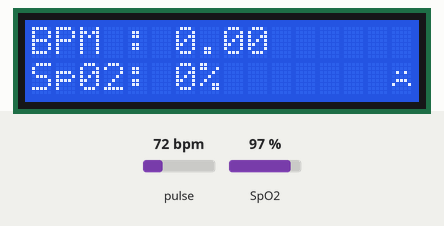
Bench run of a sketch on a simulated Arduino Uno, built with avr-gcc and run on an emulated ATmega328P. Parts: 16×2 character LCD. The inputs (shaded band) are chosen by the test bench; at power-on: SpO2 97 %, pulse 72 bpm. What the sketch prints to the serial monitor is not drawn.

Above: at 3.3 s.
3.4 s: SpO2 set to 94 %
At 5.3 s:
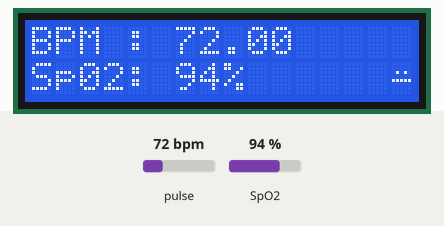
5.6 s: SpO2 set to 100 %
At 7.4 s:
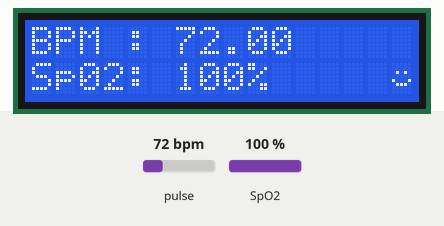
7.7 s: pulse set to 42 bpm
At 8.6 s:
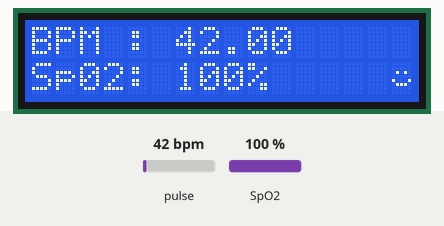
9.7 s: pulse set to 70 bpm
At 10.8 s:
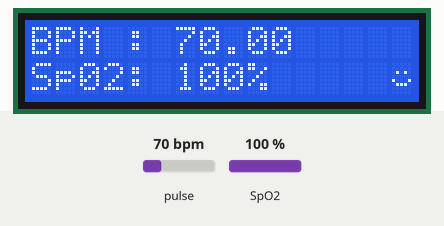
Timing chart, 0 to 12.7 s (numbered marks = the images above; inputs shaded):
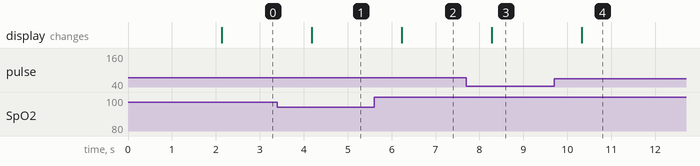

The sketch:

Pluse_Oximeter__1_.ino
```cpp
#include <LiquidCrystal_I2C.h>
#include <Wire.h>
#include "MAX30100_PulseOximeter.h"

#define REPORTING_PERIOD_MS     1000

LiquidCrystal_I2C lcd(0x27, 16, 2);


byte smile[] = {
  B00000,
  B00000,
  B01010,
  B00000,
  B10001,
  B01110,
  B00000,
  B00000
};
byte mod[] = {
  B00000,
  B00000,
  B01010,
  B00000,
  B11111,
  B00000,
  B00000,
  B00000
};
byte sad[] = {
  B00000,
  B00000,
  B01010,
  B00000,
  B01110,
  B10001,
  B00000,
  B00000
};

PulseOximeter pox;
uint32_t tsLastReport = 0;

void onBeatDetected()
{

  Serial.println("Beat!!!");

}

void setup()
{
  Serial.begin(115200);
  lcd.init();
  lcd.backlight();
  lcd.createChar(1 , smile);
  lcd.createChar(2 , mod);
  lcd.createChar(3 , sad);
  lcd.setCursor(0, 0);
  lcd.print("      Pluse");
  lcd.setCursor(0, 1);
  lcd.print("    Oximeter");
  delay(2000);

  if (!pox.begin()) {
    Serial.println("FAILED");
    for (;;);
  } else {
    Serial.println("SUCCESS");
  }
  pox.setIRLedCurrent(MAX30100_LED_CURR_7_6MA);

  pox.setOnBeatDetectedCallback(onBeatDetected);
}

void loop()
{
  pox.update();
  if (millis() - tsLastReport > REPORTING_PERIOD_MS) {

    lcd.clear();
    lcd.setCursor(0 , 0);
    lcd.print("BPM : ");
    lcd.print(pox.getHeartRate());
    lcd.setCursor(0 , 1);
    lcd.print("Sp02: ");
    lcd.print(pox.getSpO2());
    lcd.print("%");
    tsLastReport = millis();

    if (pox.getSpO2() >= 96) {
      lcd.setCursor(15 , 1);
      lcd.write(1);
    }
    else if (pox.getSpO2() <= 95 && pox.getSpO2() >= 91) {
      lcd.setCursor(15 , 1);
      lcd.write(2);
    }
    else if (pox.getSpO2() <= 90) {
      lcd.setCursor(15 , 1);
      lcd.write(3);
    }
  }
}
```

Measured:
- the behaviour switches between 96 and 95 % on SpO2 (found by bisection; images 0 and 1)
- after the input at 3.4 s, the display: changes after 0.78 s (image 1)
- after the input at 5.6 s, the display: changes after 0.63 s (image 2)
- after the input at 7.7 s, the display: changes after 0.58 s (image 3)
- after the input at 9.7 s, the display: changes after 0.63 s (image 4)
